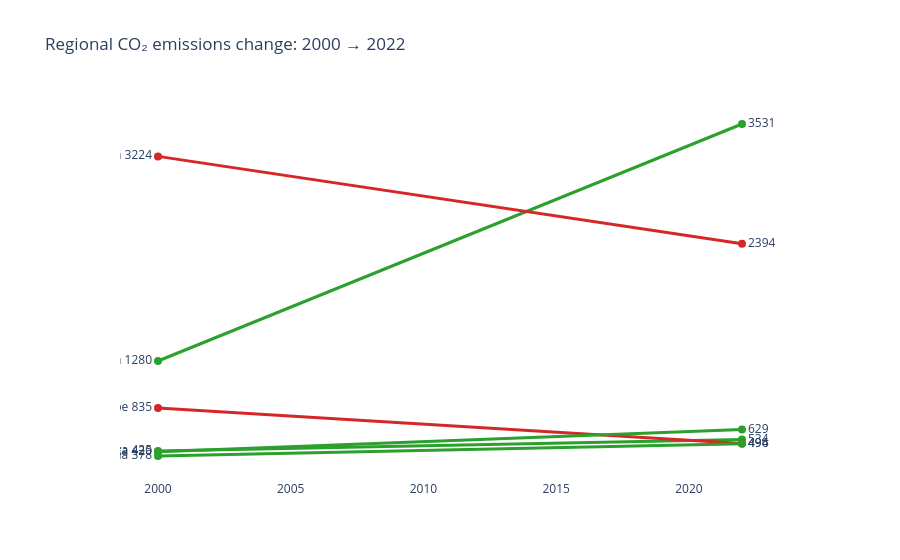

Notebook code cell kept with this figure:
### Markdown cell above
---
## Task 2 — Slopegraph: Regional Change 2000 vs 2022

**What to build:** A slopegraph comparing **average regional CO2 emissions** between 2000 and 2022.

**Requirements:**
- One line per region (not per country — aggregate first)
- Colour: regions that increased = one colour; decreased = another
- Values labelled at both ends of each line
- No y-axis tick labels (the endpoint labels make them redundant)
- Insight title stating which regions moved most

> 💡 `df.groupby(['Region','Year'])['CO2_Mt'].mean().reset_index()` then filter to 2000 and 2022

### Code cell
# Task 2 — Slopegraph: regional averages
# YOUR CODE HERE
# Task 2 — Slopegraph: Regional change

regional_avg = df.groupby(['Region','Year'])['CO2_Mt'].mean().reset_index()
slope_df = regional_avg[regional_avg['Year'].isin([2000, 2022])]

fig2 = go.Figure()

for region in slope_df['Region'].unique():
    region_data = slope_df[slope_df['Region'] == region].sort_values('Year')

    val_2000 = region_data[region_data['Year'] == 2000]['CO2_Mt'].values[0]
    val_2022 = region_data[region_data['Year'] == 2022]['CO2_Mt'].values[0]

    # color logic
    color = "#2ca02c" if val_2022 > val_2000 else "#d62728"

    fig2.add_trace(go.Scatter(
        x=[2000, 2022],
        y=[val_2000, val_2022],
        mode='lines+markers+text',
        line=dict(color=color, width=3),
        marker=dict(size=8),
        text=[f"{region} {val_2000:.0f}", f"{val_2022:.0f}"],
        textposition=["middle left", "middle right"],
        showlegend=False
    ))

fig2.update_layout(
    title="Regional CO₂ emissions change: 2000 → 2022",
    plot_bgcolor='white',
    xaxis=dict(showgrid=False, zeroline=False),
    yaxis=dict(showgrid=False, showticklabels=False),
    margin=dict(l=120, r=120)
)

fig2.show()

### Figure 1 — Plotly figure (JSON) as saved in the notebook; plotly's stock layout.template omitted (floating-point values rounded to 4 significant figures)
{"data": [{"line": {"color": "#2ca02c", "width": 3}, "marker": {"size": 8}, "mode": "lines+markers+text", "showlegend": false, "text": ["Africa 425", "534"], "textposition": ["middle left", "middle right"], "type": "scatter", "x": [2000, 2022], "y": [425.4, 534.4]}, {"line": {"color": "#2ca02c", "width": 3}, "marker": {"size": 8}, "mode": "lines+markers+text", "showlegend": false, "text": ["Asia 1280", "3531"], "textposition": ["middle left", "middle right"], "type": "scatter", "x": [2000, 2022], "y": [1280.0, 3531.0]}, {"line": {"color": "#d62728", "width": 3}, "marker": {"size": 8}, "mode": "lines+markers+text", "showlegend": false, "text": ["Europe 835", "496"], "textposition": ["middle left", "middle right"], "type": "scatter", "x": [2000, 2022], "y": [834.9, 496.5]}, {"line": {"color": "#2ca02c", "width": 3}, "marker": {"size": 8}, "mode": "lines+markers+text", "showlegend": false, "text": ["Latin America 420", "629"], "textposition": ["middle left", "middle right"], "type": "scatter", "x": [2000, 2022], "y": [419.9, 629.1]}, {"line": {"color": "#d62728", "width": 3}, "marker": {"size": 8}, "mode": "lines+markers+text", "showlegend": false, "text": ["North America 3224", "2394"], "textposition": ["middle left", "middle right"], "type": "scatter", "x": [2000, 2022], "y": [3224.0, 2394.0]}, {"line": {"color": "#2ca02c", "width": 3}, "marker": {"size": 8}, "mode": "lines+markers+text", "showlegend": false, "text": ["Oceania 378", "494"], "textposition": ["middle left", "middle right"], "type": "scatter", "x": [2000, 2022], "y": [378.4, 493.7]}], "layout": {"margin": {"l": 120, "r": 120}, "plot_bgcolor": "white", "title": {"text": "Regional CO₂ emissions change: 2000 → 2022"}, "xaxis": {"showgrid": false, "zeroline": false}, "yaxis": {"showgrid": false, "showticklabels": false}}}
